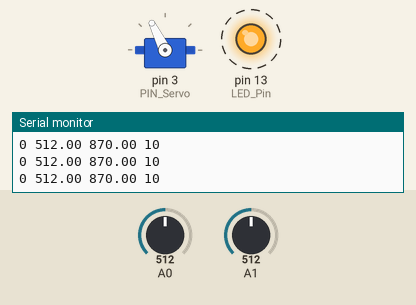
This sketch was run on a simulated Arduino Uno, built with avr-gcc and run on an emulated ATmega328P. On the bench: servo, output pins drawn as LEDs (lit = HIGH), the last lines printed to the serial monitor. Dashed ring = blinking. The inputs (shaded band) are chosen by the test bench; at power-on: A1 = 512, A0 = 512.

Above: at 1.26 s.
1.3 s: A1 set to 319
At 1.87 s:
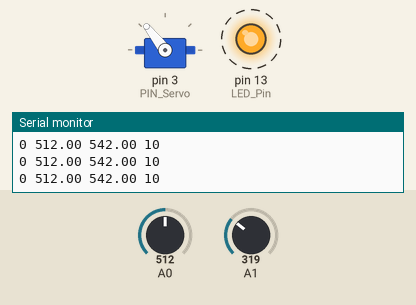
4.3 s: A1 set to 308
6.5 s: A0 set to 551
At 7.15 s:
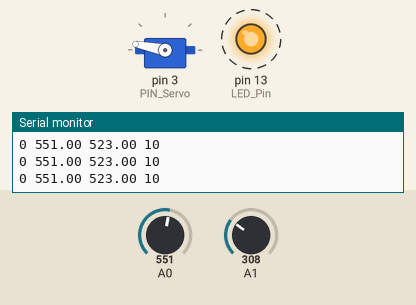
At 9.18 s:
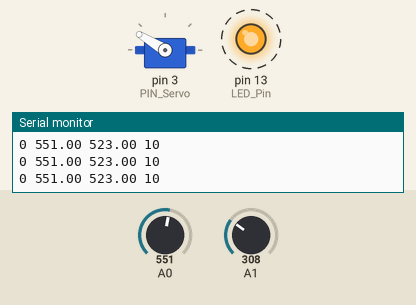
9.5 s: A0 set to 306
Timing chart, 0 to 13.5 s (numbered marks = the images above; inputs shaded):
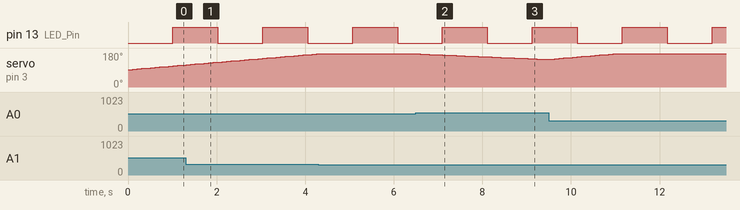

Measured:
- the behaviour switches between 535 and 536 on A0 (found by bisection; images 1 and 2)
- after the input at 6.5 s, servo on pin 3 (PIN_Servo): moves from 175° to 146° over 2.8 s, starting after 0.09 s
- by itself, pin 13 (LED_Pin): alternates HIGH for 1.0 s and LOW for 1.0 s

The sketch:

photoresistor.ino
```cpp
#include <Servo.h>

#define PIN_Servo 3
Servo servo;

// Default LED pin
#define LED_Pin 13

boolean rsl_status = LOW;
unsigned long rsl_previous_ms = 0;

int theta;

int photo0;
int photo1;

void update_rsl() {
  if (millis() - rsl_previous_ms > 1000) {
    rsl_previous_ms = millis();
    if (rsl_status == LOW) {
      rsl_status = HIGH;
    } else {
      rsl_status = LOW;
    }
    digitalWrite(LED_Pin, rsl_status);
  }
}

void setup() {
  Serial.begin(9600);
  pinMode(LED_Pin, OUTPUT);
  servo.attach(PIN_Servo);
  theta = 90;
  servo.write(theta);
  //pinMode(A0, INPUT);
  //pinMode(A1, INPUT);
}

void loop() {
  photo0 = analogRead(A0);
  photo1 = analogRead(A1) * 1.7;
  float v0 = photo0;
  float v1 = photo1;
  Serial.print(0);
  Serial.print(" ");
  Serial.print(v0);
  Serial.print(" ");
  Serial.print(v1);
  Serial.print(" ");
  Serial.println(10);

  if (abs(v1 - v0) > 12) {
    if (v0 > v1) {
      theta = theta - 1;
      theta = theta < 5 ? 5 : theta;
    } else {
      theta = theta + 2;
      theta = theta > 175 ? 175 : theta;
    }
    servo.write(theta);
  }
  delay(100);
  update_rsl();
}
```
